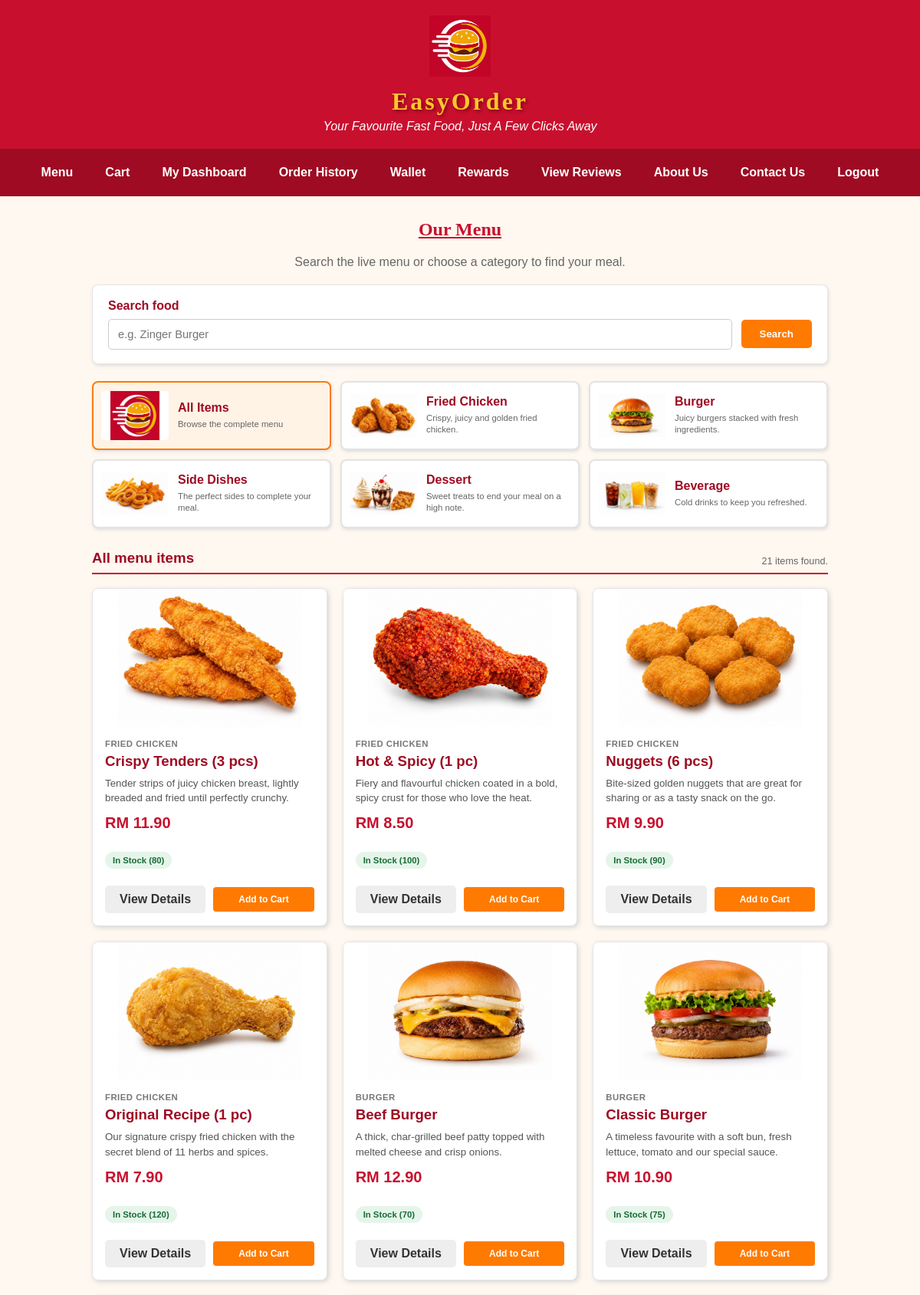
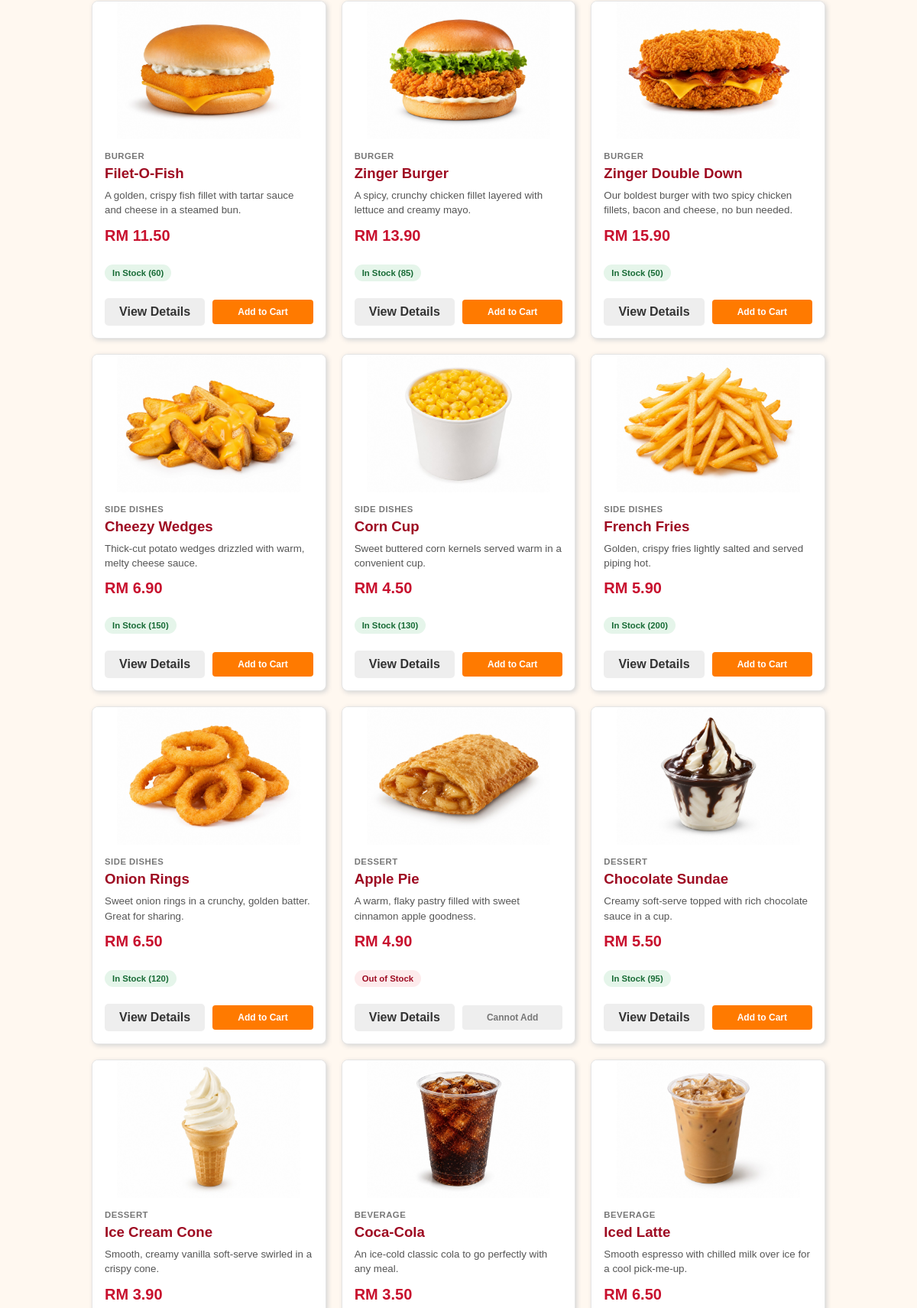
The app's page /category.php (signed in, upper part) with its own data (2 pictures, top to bottom).
### tables this page shows
CREATE TABLE `category` (
  `category_id` char(5) NOT NULL,
  `category_name` varchar(50) NOT NULL,
  `category_desc` varchar(100) NOT NULL,
  `category_status` varchar(10) NOT NULL,
  `category_isDelete` int(1) NOT NULL DEFAULT 0
);

CREATE TABLE `product` (
  `product_id` char(5) NOT NULL,
  `product_name` varchar(100) NOT NULL,
  `product_desc` varchar(255) NOT NULL DEFAULT '',
  `product_image` varchar(255) NOT NULL DEFAULT 'image/logo.png',
  `product_category` varchar(50) NOT NULL,
  `product_price` decimal(5,2) NOT NULL,
  `product_stock` int(4) NOT NULL,
  `product_status` varchar(20) NOT NULL,
  `product_isDelete` int(1) NOT NULL DEFAULT 0
);

### product_catalog_helpers.php (called while the page is built, shortened)
<?php
function catalog_h($value)
{
	return htmlspecialchars((string)$value,ENT_QUOTES,"UTF-8");
}
function catalog_category_image($category_name)
{
	$images = array(
		"Fried Chicken" => "cat-chicken.jpg",
		"Burger" => "cat-burger.jpg",
		"Side Dishes" => "cat-sides.jpg",
		"Dessert" => "cat-dessert.jpg",
		"Beverage" => "cat-beverage.jpg"
	);
	return "image/".($images[$category_name] ?? "logo.png");
}
function catalog_product_image($stored_path)
{
	$path = str_replace("\\","/",trim((string)$stored_path));
	if(preg_match("#^image/[A-Za-z0-9._-]+$#",$path)===1)
	{
		return $path;
	}
	return "image/logo.png";
}
function catalog_product_state($product)
{
	if((int)$product["product_stock"]<=0 || $product["product_status"]==="Out of Stock")
	{
		return array("label" => "Out of Stock", "class" => "catalog-status-out", "orderable" => false);
	}
	return array(
		"label" => "In Stock (".(int)$product["product_stock"].")",
		"class" => "catalog-status-in",
		"orderable" => true
	);
}

### category.php (the view, shortened to what this page needs)
<?php
include("dataconnection.php");
require_once("product_catalog_helpers.php");
$categories = array();
$category_result = mysqli_query($connect,"SELECT category_id,category_name,category_desc FROM category WHERE category_isDelete=0 AND category_status='Active' ORDER BY category_id");
while($category = mysqli_fetch_assoc($category_result))
{
	$categories[] = $category;
}
$selected_category = trim((string)($_GET["category"] ?? ""));
$search_input = trim((string)($_GET["search"] ?? ""));
$search_term = $search_input;
$product_sql = "SELECT p.product_id,p.product_name,p.product_desc,p.product_image,p.product_category,p.product_price,p.product_stock,p.product_status,c.category_id
	FROM product p
	INNER JOIN category c ON c.category_name=p.product_category
	WHERE p.product_isDelete=0
	AND c.category_isDelete=0
	AND c.category_status='Active'
	AND (?='' OR c.category_id=?)
	AND (?='' OR p.product_name LIKE CONCAT('%',?,'%') OR p.product_desc LIKE CONCAT('%',?,'%'))
	ORDER BY c.category_id,p.product_name";
$product_stmt = mysqli_prepare($connect,$product_sql);
mysqli_stmt_bind_param($product_stmt,"sssss",$selected_category,$selected_category,$search_term,$search_term,$search_term);
mysqli_stmt_execute($product_stmt);
$product_result = mysqli_stmt_get_result($product_stmt);
$products = array();
while($product = mysqli_fetch_assoc($product_result))
{
	$products[] = $product;
}
$result_label = "All menu items";
?>
<!DOCTYPE html>
<html lang="en">
<head>
<link rel="stylesheet" href="style.css?v=20260916-3">
</head>
<body>
<div id="header">
<img src="image/logo.png" width="80px" height="80px" alt="EasyOrder Logo" title="EasyOrder">
<h1>EasyOrder</h1>
<p>Your Favourite Fast Food, Just A Few Clicks Away</p>
</div>
<div id="navbar">
<a href="category.php">Menu</a>
<a href="cart.php">Cart</a>
<a href="dashboard.php">My Dashboard</a>
<a href="order_history.php">Order History</a>
<a href="wallet.php">Wallet</a>
<a href="reward.php">Rewards</a>
<a href="view_review.php">View Reviews</a>
<a href="about.html">About Us</a>
<a href="contact.php">Contact Us</a>
<a href="logout.php" onclick="return confirm('Are you sure you want to logout?')">Logout</a>
</div>
<div id="main">
<h2 class="section-title">Our Menu</h2>
<p class="intro">Search the live menu or choose a category to find your meal.</p>
<form class="catalog-search-form" action="category.php" method="get" role="search">
<label for="menu-search">Search food</label>
<div class="catalog-search-row">
<input type="search" id="menu-search" name="search" value="<?php echo catalog_h($search_input); ?>" maxlength="100" placeholder="e.g. Zinger Burger">
<button type="submit">Search</button>
</div>
</form>
<nav class="catalog-category-grid" aria-label="Menu categories">
<a class="catalog-filter-card<?php echo $selected_category==="" ? " catalog-filter-active" : ""; ?>" href="category.php<?php echo $search_term!=="" ? "?search=".rawurlencode($search_term) : ""; ?>">
<img src="image/logo.png" alt="All menu items">
<span><strong>All Items</strong><small>Browse the complete menu</small></span>
</a>
<?php foreach($categories as $category) { ?>
<?php
$category_query = "?category=".rawurlencode($category["category_id"]);
?>
<a class="catalog-filter-card<?php echo $selected_category===$category["category_id"] ? " catalog-filter-active" : ""; ?>" href="category.php<?php echo $category_query; ?>">
<img src="<?php echo catalog_h(catalog_category_image($category["category_name"])); ?>" alt="<?php echo catalog_h($category["category_name"]); ?>">
<span><strong><?php echo catalog_h($category["category_name"]); ?></strong><small><?php echo catalog_h($category["category_desc"]); ?></small></span>
</a>
<?php } ?>
</nav>
<div class="catalog-results-heading">
<h3><?php echo catalog_h($result_label); ?></h3>
<p><?php echo count($products); ?> item<?php echo count($products)===1 ? "" : "s"; ?> found<?php echo $search_term!=="" ? " for “".catalog_h($search_term)."”" : ""; ?>.</p>
</div>
<?php if(count($products)>0) { ?>
<section class="catalog-product-grid" aria-label="Menu products">
<?php foreach($products as $product) { ?>
<?php $state = catalog_product_state($product); ?>
<article class="catalog-product-card">
<a class="catalog-product-image-link" href="product.php?id=<?php echo rawurlencode($product["product_id"]); ?>">
<img src="<?php echo catalog_h(catalog_product_image($product["product_image"])); ?>" alt="<?php echo catalog_h($product["product_name"]); ?>">
</a>
<div class="catalog-product-content">
<p class="catalog-product-category"><?php echo catalog_h($product["product_category"]); ?></p>
<h3><a href="product.php?id=<?php echo rawurlencode($product["product_id"]); ?>"><?php echo catalog_h($product["product_name"]); ?></a></h3>
<p class="catalog-product-description"><?php echo catalog_h($product["product_desc"]); ?></p>
<p class="catalog-product-price">RM <?php echo number_format((float)$product["product_price"],2); ?></p>
<p><span class="catalog-status <?php echo catalog_h($state["class"]); ?>"><?php echo catalog_h($state["label"]); ?></span></p>
<div class="catalog-product-actions">
<a class="btn-secondary" href="product.php?id=<?php echo rawurlencode($product["product_id"]); ?>">View Details</a>
<?php if($state["orderable"]) { ?>
<a class="btn-small" href="cart.php?add=<?php echo rawurlencode($product["product_id"]); ?>">Add to Cart</a>
<?php } else { ?>
<span class="catalog-order-disabled">Cannot Add</span>
<?php } ?>
</div>
</div>
</article>
<?php } ?>
</section>
<?php } ?>
</div>
</body>
</html>

### records on screen
category: shows a picture, category_name "Fried Chicken", category_desc "Crispy, juicy and golden fried chicken."
category: shows a picture, category_name "Burger", category_desc "Juicy burgers stacked with fresh ingredients."
category: shows a picture, category_name "Side Dishes", category_desc "The perfect sides to complete your meal."
category: shows a picture, category_name "Dessert", category_desc "Sweet treats to end your meal on a high note."
category: shows a picture, category_name "Beverage", category_desc "Cold drinks to keep you refreshed."
product: product_image (picture), product_category "FRIED CHICKEN", product_name "Crispy Tenders (3 pcs)", product_desc "Tender strips of juicy chicken breast, lightly breaded and fried until perfectly crunchy.", product_price "11.90", product_stock "In Stock (80)"
product: product_image (picture), product_category "FRIED CHICKEN", product_name "Hot & Spicy (1 pc)", product_desc "Fiery and flavourful chicken coated in a bold, spicy crust for those who love the heat.", product_price "8.50", product_stock "In Stock (100)"
product: product_image (picture), product_category "FRIED CHICKEN", product_name "Nuggets (6 pcs)", product_desc "Bite-sized golden nuggets that are great for sharing or as a tasty snack on the go.", product_price "9.90", product_stock "In Stock (90)"
product: product_image (picture), product_category "FRIED CHICKEN", product_name "Original Recipe (1 pc)", product_desc "Our signature crispy fried chicken with the secret blend of 11 herbs and spices.", product_price "7.90", product_stock "In Stock (120)"
product: product_image (picture), product_category "BURGER", product_name "Beef Burger", product_desc "A thick, char-grilled beef patty topped with melted cheese and crisp onions.", product_price "12.90", product_stock "In Stock (70)"
product: product_image (picture), product_category "BURGER", product_name "Classic Burger", product_desc "A timeless favourite with a soft bun, fresh lettuce, tomato and our special sauce.", product_price "10.90", product_stock "In Stock (75)"
product: product_image (picture), product_category "BURGER", product_name "Filet-O-Fish", product_desc "A golden, crispy fish fillet with tartar sauce and cheese in a steamed bun.", product_price "11.50", product_stock "In Stock (60)"
product: product_image (picture), product_category "BURGER", product_name "Zinger Burger", product_desc "A spicy, crunchy chicken fillet layered with lettuce and creamy mayo.", product_price "13.90", product_stock "In Stock (85)"
product: product_image (picture), product_category "BURGER", product_name "Zinger Double Down", product_desc "Our boldest burger with two spicy chicken fillets, bacon and cheese, no bun needed.", product_price "15.90", product_stock "In Stock (50)"
product: product_image (picture), product_category "SIDE DISHES", product_name "Cheezy Wedges", product_desc "Thick-cut potato wedges drizzled with warm, melty cheese sauce.", product_price "6.90", product_stock "In Stock (150)"
product: product_image (picture), product_category "SIDE DISHES", product_name "Corn Cup", product_desc "Sweet buttered corn kernels served warm in a convenient cup.", product_price "4.50", product_stock "In Stock (130)"
product: product_image (picture), product_category "SIDE DISHES", product_name "French Fries", product_desc "Golden, crispy fries lightly salted and served piping hot.", product_price "5.90", product_stock "In Stock (200)"
product: product_image (picture), product_category "SIDE DISHES", product_name "Onion Rings", product_desc "Sweet onion rings in a crunchy, golden batter. Great for sharing.", product_price "6.50", product_stock "In Stock (120)"
product: product_image (picture), product_category "DESSERT", product_name "Apple Pie", product_desc "A warm, flaky pastry filled with sweet cinnamon apple goodness.", product_price "4.90", label "Out of Stock", shows "Cannot Add"
product: product_image (picture), product_category "DESSERT", product_name "Chocolate Sundae", product_desc "Creamy soft-serve topped with rich chocolate sauce in a cup.", product_price "5.50", product_stock "In Stock (95)"
product: product_image (picture), product_category "DESSERT", product_name "Ice Cream Cone", product_desc "Smooth, creamy vanilla soft-serve swirled in a crispy cone.", product_price "3.90"
product: product_image (picture), product_category "BEVERAGE", product_name "Coca-Cola", product_desc "An ice-cold classic cola to go perfectly with any meal.", product_price "3.50"
product: product_image (picture), product_category "BEVERAGE", product_name "Iced Latte", product_desc "Smooth espresso with chilled milk over ice for a cool pick-me-up.", product_price "6.50"

### other values on screen
catalog_h($result_label) "All menu items"
count($products) "21"
